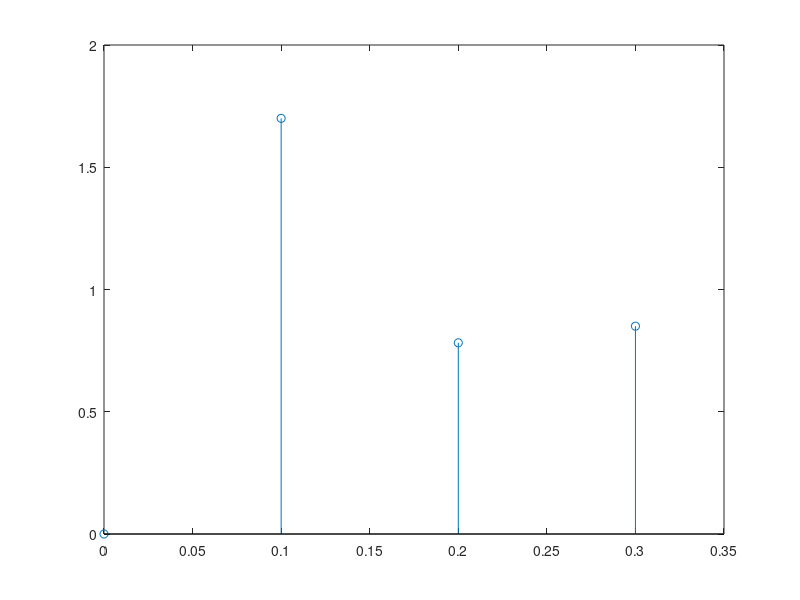

MATLAB code to generate this figure: (Note: this script raises an error after producing the figure.)
T=0.1;
numz=[1.7 1.7*0.46];
denz=[1 1 0.5];
G1 = tf(numz,denz,T);
[y,t]=step(G1);
stem(t,y)

%calculamos la respuesta continua equivalente
[N,D]=d2cm(numz,denz,T,'zoh');
G_continuo=tf(N,D)
hold on
step(G_continuo,'red')
